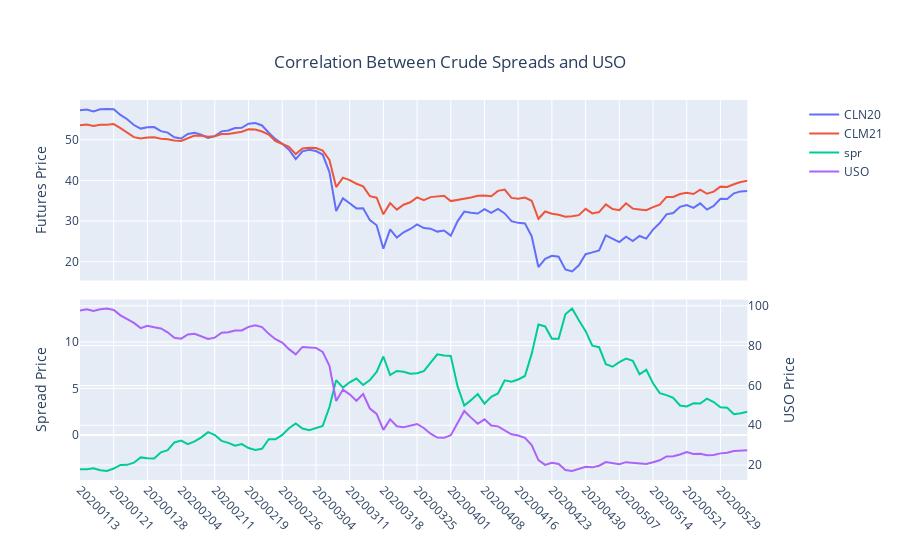

Write notebook code for a chart like this one.
### Code cell
names = df_both.columns.values[1:]
x_columns = ['trade_date' for _ in range(len(names))]
yp_rows = [1,1,2,2]
yp_cols = [1,1,1,1]
yp_secondary = [False,False,False,True]
yp_yaxis_titles = ['Futures Price','Futures Price','Spread Price','USO Price']
df_yp = pd.DataFrame({'name':names,'x_column':x_columns,
                      'row':yp_rows,'col':yp_cols,'is_secondary':yp_secondary,
                     'yaxis_title':yp_yaxis_titles})

fig =  dashapp.plotly_subplots(df_both,df_yp,title="Correlation Between Crude Spreads and USO")
iplot(fig)
